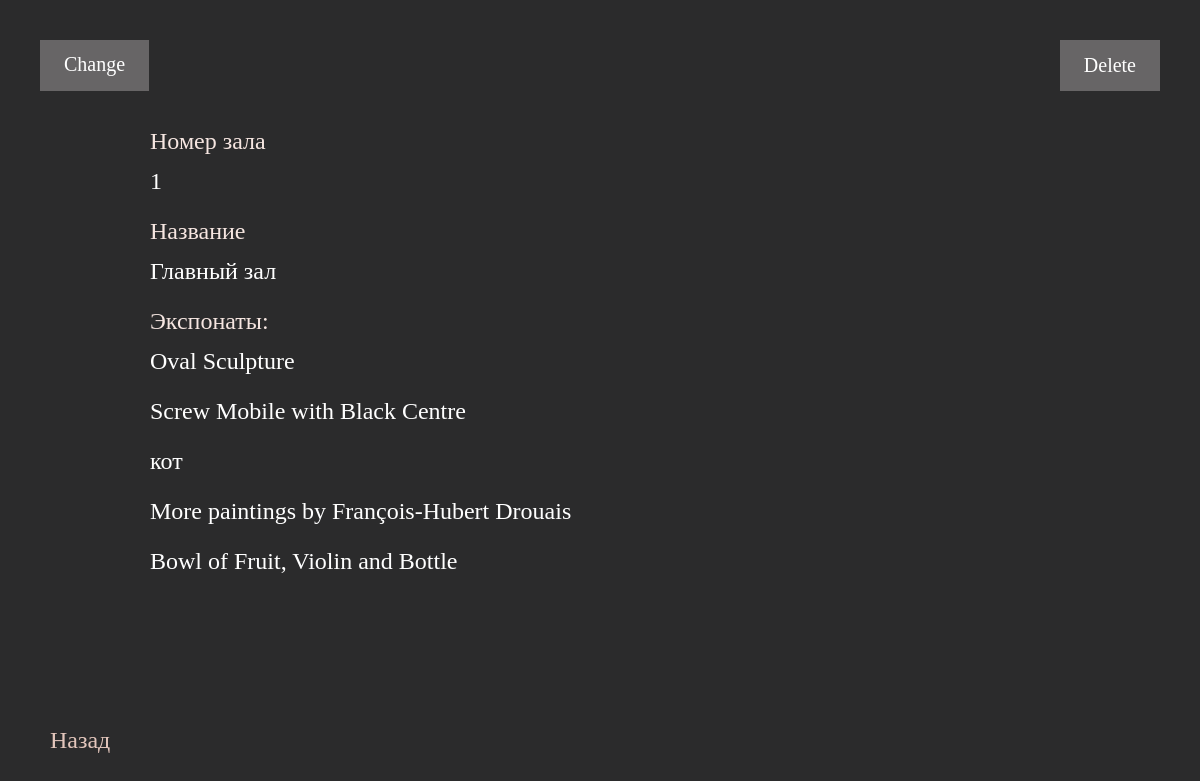
/gallery/1/detail_hall/, run on an earlier commit of the app's database.
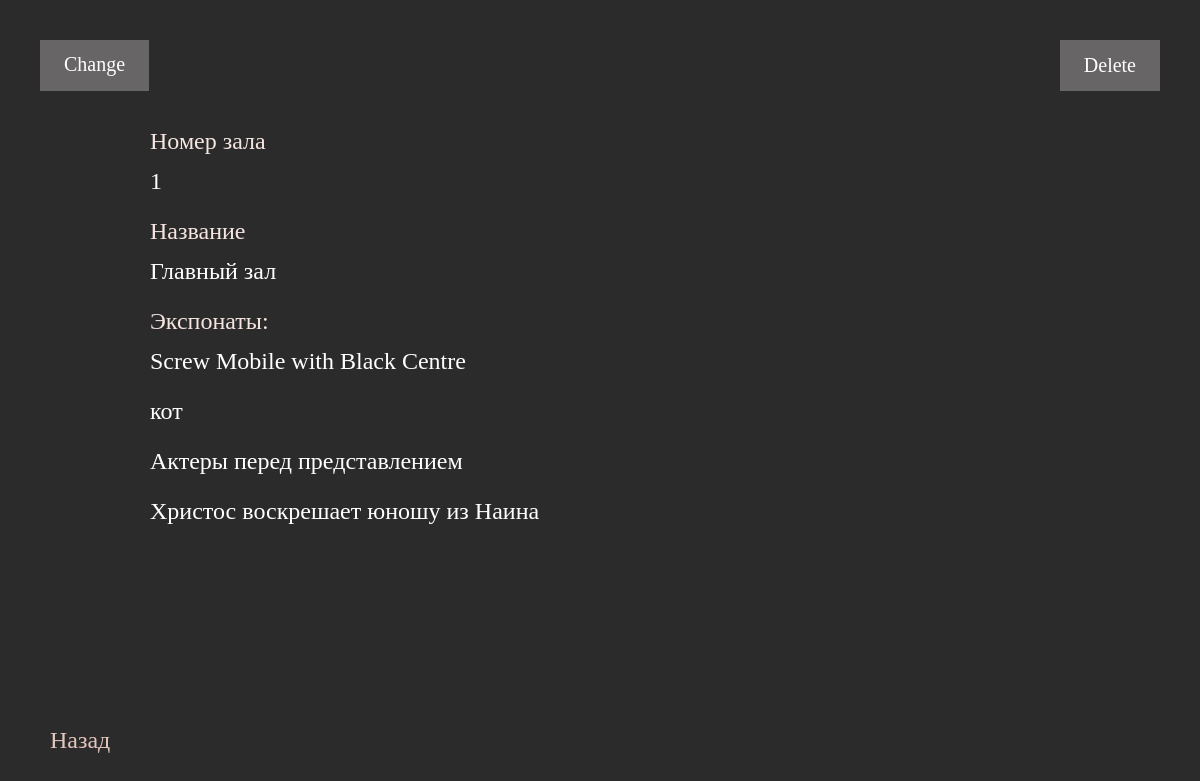
And on a later commit of the database.
### gallery/models.py (models this page shows, shortened)
class Hall(models.Model): # зал
    hall_number = models.IntegerField(verbose_name='Номер зала')
    title = models.CharField(verbose_name='Название', max_length=1000, blank=True, null=True)
    class Meta:
        verbose_name = 'Зал'
        verbose_name_plural = 'Зал'

class Museum_piece(models.Model): # экспонат
    piece_name = models.CharField(verbose_name='Название', max_length=1000)
    description = models.TextField(verbose_name='Описание', blank=True, null = True)
    date_of_creation = models.DateField(verbose_name='Дата создания', auto_now_add=False, blank=True, null = True)
    piece_type = models.TextField(verbose_name='Тип экспоната', blank=True, null = True)
    author_id = models.ForeignKey(Author, verbose_name='Автор', default=None, on_delete=models.CASCADE)
    hall_id = models.ForeignKey(Hall, verbose_name='Зал', default=None, on_delete=models.CASCADE)
    class Meta:
        verbose_name = 'Экспонат'
        verbose_name_plural = 'Экспонат'

### gallery/views.py (the view, shortened to what this page needs)
# urls.py: path('<int:hall_id>/detail_hall/', views.HallDetailed.as_view(), name='detail_hall'),
class HallDetailed(View):
    def get(self, request: WSGIRequest, hall_id):
        hall = Hall.objects.get(id=hall_id)
        pieces = Museum_piece.objects.all()
        select_pieces = []
        context = {}
        for piece in pieces:
            if piece.hall_id.id == hall_id:
                select_pieces.append(piece)
        context['hall'] = hall
        context['select_pieces'] = select_pieces
        context['pieces'] = pieces
        return render(request, 'gallery/detail_hall.html', context)

### gallery/templates/gallery/detail_hall.html (shortened to what this page needs)
<!DOCTYPE html>
{% load static %}
<html lang="en">
<head>
    <link rel="stylesheet" href="{% static 'css/normalize.css'%}" type="text/css">
    <link rel="stylesheet" href="{% static 'css/stylee.css'%}" type="text/css">
    <link rel="stylesheet" href="{% static 'css/fs.css'%}" type="text/css">
    <link rel="stylesheet" href="{% static 'css/cssst_detale.css'%}" type="text/css">
</head>
<body>
    <header class="header">
        <a href="../../{{ hall.id }}/change_hall/" class="btn btn_create">Change</a>
        <form method="post">
            <button type="submit" name="del_{{hall.id}}" value="1" class="btn btn_create">Delete</button>
        </form>
    </header>
    <main>
        <section class="add_exhibition">
            <div class="container">
                <div>
                    <ul class="list-reset">
                        <li class="form_item">
                            <p class="form_title">Номер зала</p>
                             {{ hall.hall_number }}
                        </li>
                        <li class="form_item">
                            <p class="form_title">Название</p>
                             {{ hall.title }}
                        </li>
                    </ul>
                     <p class="form_title">Экспонаты:</p>
                    <ul class="list-reset">
                        {% for select_piece in select_pieces %}
                        <li class="form_item">
                             {{ select_piece.piece_name }}
                        </li>
                        {% endfor %}
                    </ul>
                </div>
                <a href="../../" class="btn btn-reset btn-back">Назад</a>
            </div>
        </section>
    </main>
</body>
</html>

### gallery/static/css/stylee.css (style rules this page uses)
html { box-sizing: border-box; }
*, *::before, *::after { box-sizing: inherit; }
a { color: inherit; text-decoration: none; }
:root { --color-light: #fff; --color-dark: #07060B; --color-pink: #e3c6bc; --color-pink-light: #f6e6e1; --color-grey: #2b2b2c; --color-grey-light: #9d9c9c; --color-grey-dark: #676566; }
body { position: relative; background-color: var(--color-grey); color: var(--color-light); font-size: 20px; line-height: 20px; }
.header { padding-top: 40px; padding-left: 40px; padding-right: 40px; display: flex; }
.list-reset { padding: 0; margin: 0; list-style: none; }
.btn { border: none; padding: 0; background-color: transparent; cursor: pointer; }

### gallery/static/css/fs.css (style rules this page uses)
:root { --color-light: #fff; --color-dark: #07060B; --color-pink: #e3c6bc; --color-pink-light: #f6e6e1; --color-grey: #2b2b2c; --color-grey-light: #9d9c9c; --color-grey-dark: #676566; }
.form_title { margin: 0; font-size: 24px; margin-bottom: 20px; color: var(--color-pink-light); }
.btn-back { position: fixed; left: 50px; bottom: 50px; font-size: 24px; transition: border-bottom .3s ease-in-out; color: var(--color-pink); }
.btn_create { padding: 14px 24px; background-color: var(--color-grey-dark); color: var(--color-light); transition: background-color .3s ease-in-out, color .3s ease-in-out; }
.header { display: flex; justify-content: space-between; padding-right: 40px; }

### gallery/static/css/cssst_detale.css (style rules this page uses)
.form_item { margin-bottom: 30px; font-size: 24px; }
.container { padding: 40px 150px; }

What changed in the data, as far as the page shows it:
removed Museum_piece: piece_name "Oval Sculpture"
removed Museum_piece: piece_name "More paintings by François-Hubert Drouais"
removed Museum_piece: piece_name "Bowl of Fruit, Violin and Bottle"
added Museum_piece: piece_name "Актеры перед представлением"
added Museum_piece: piece_name "Христос воскрешает юношу из Наина"
